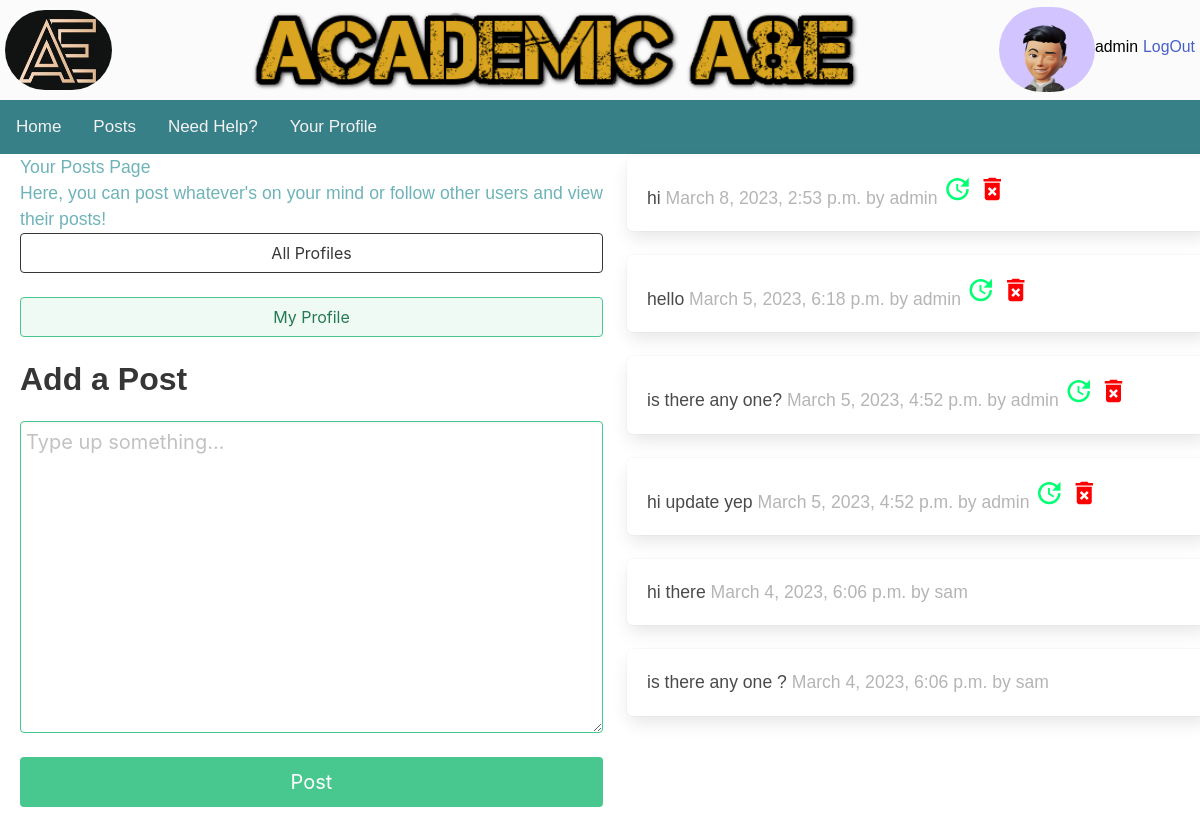
The app's page /posts/ (signed in) with its own data.
### user_profiles/models.py (models this page shows, shortened)
class Profile2(models.Model):
    user = models.OneToOneField(User, on_delete=models.CASCADE)
    avatar = models.ImageField(default='default.jpg', upload_to='profile_images')
    firstname = models.CharField(max_length=100)
    lastname = models.CharField(max_length=100)
    year_group = models.CharField(max_length=10, choices=YEAR_CHOICES)
    subject1 = models.ForeignKey(Subjects, blank=True, null=True, on_delete=models.CASCADE,related_name='subject1')
    subject2 = models.ForeignKey(Subjects, blank=True, null=True, on_delete=models.CASCADE,related_name='subject2')
    subject3 = models.ForeignKey(Subjects, blank=True, null=True, on_delete=models.CASCADE,related_name='subject3')
    subject4 = models.ForeignKey(Subjects, blank=True, null=True, on_delete=models.CASCADE,related_name='subject4')

### posts/models.py (models this page shows, shortened)
class Text_Post(models.Model):
    user = models.ForeignKey(
        User, related_name="posts", on_delete=models.DO_NOTHING
    )
    body = models.CharField(max_length=150)
    created_at = models.DateTimeField(auto_now_add=True)
    updated_at= models.DateTimeField(auto_now_add=True)

### posts/views.py (the view)
# urls.py: path("", mainscreen, name="mainscreen"),
@login_required(login_url=reverse_lazy('login'))
def mainscreen(request):
    user_id=request.user.id
    form = PostForm(request.POST or None)
    if request.method == "POST":
        if form.is_valid():
            post = form.save(commit=False)
            post.user = request.user
            post.save()
            return redirect("posts:mainscreen")
    followed_posts = Text_Post.objects.filter(
        user__posts_profile__in=request.user.posts_profile.follows.all()
    ).order_by("-updated_at")
    return render(request, "posts/mainscreen.html", {"form": form, "posts": followed_posts,"user_id":user_id},
    )

### posts/forms.py (shortened to what this page needs)
class PostForm(forms.ModelForm):
    body = forms.CharField(required=True,
    widget=forms.widgets.Textarea(
            attrs={
                "placeholder": "Type up something...",
                "class": "textarea is-success is-medium",
            }
        ),
        label="",
    )
    class Meta:
        model = Text_Post
        exclude = ("user", )

### posts/templates/posts/mainscreen.html (shortened to what this page needs)
{% extends "base.html" %}
{% block content %}
<div class="columns">
    <div class="column is-half">
        <section>
            <h1>Your Posts Page</h1>
            <p>Here, you can post whatever's on your mind or follow other users and view their posts!</p>
        </section>
        <div class="block">
            <a href="{% url 'posts:profile_list' %} ">
                <button class="button is-dark is-outlined is-fullwidth">
                    All Profiles
                </button>
            </a>
        </div>
        <div class="block">
            <a href="{% url 'posts:profile' request.user.posts_profile.id %} ">
                <button class="button is-success is-light is-outlined is-fullwidth">
                    My Profile
                </button>
            </a>
        </div>
        <div class="block">
            <div class="block">
                <h2 class="title is-3">Add a Post</p>
            </div>
            <div class="block">
                <form method="post">
                    {{ form.as_p }}
                    <button class="button is-success is-fullwidth is-medium mt-5"
                        type="submit">Post
                    </button>
                </form>
            </div>
        </div>
    </div>
    <div class="column is-half">
        {% for post in posts %}
                <div class="box">
                    {{ post.body }}
                    <span class="is-small has-text-grey-light">
                        {{ post.updated_at }} by {{ post.user.username }}
                    </span>
                    {% if post.user_id == user_id %}
                    <a href='/posts/update_post/{{post.id}}'><i class="material-icons" style="font-size:30px;color:rgb(0, 255, 115)">update</i> </a>
                    <a href='/posts/delete_post/{{post.id}}'> <i class="material-icons" style="font-size:30px;color:red">delete_forever</i></a>
                    {% endif %}
                </div>
        {% endfor %}
    </div>
</div>
{% endblock content %}

### nea_site/templates/base.html (shortened to what this page needs)
{% load static %}
<!DOCTYPE html>
<html>
<head>
<link href ="{% static 'main.css' %}" rel ="stylesheet" type = "text/css">
<link rel="stylesheet" type="text/css" href="{% static 'cal/css/styles.css' %}">
<link rel="stylesheet" type="text/css" href="https://cdn.datatables.net/1.13.1/css/jquery.dataTables.min.css">
<link rel="stylesheet" href="https://cdnjs.cloudflare.com/ajax/libs/Chart.js/2.8.0/Chart.min.css" />
<link rel="stylesheet" href="https://cdn.jsdelivr.net/npm/bulma@0.9.3/css/bulma.min.css">
</head>
<body>
<div class ="wrapper">
    <div class="header">
        <div class="header-logo"><img class="header-logo-image" src="{% static 'logo.jpg' %}" alt=""/></div>
        <div class="header-top-banner"><img class="top-banner-image" src="{% static 'top_banner.png' %}" width="700" height="150" title="I'm the top banner" alt=""/></div>
        <div class="user-login-status">
            {% if user.is_authenticated %}
            <img class="user-profile-image" src="{{ user.profile2.avatar.url }} "/>
            <div class="user-name">  <h1>{{ user.username }} </h1></div>
            <div class="user-logout-url"><a href="{% url 'logout' %}?next=/">LogOut</a></div>
            {% endif %}
        </div>
    </div>
    <div id="topnavbar">
        <a class="nav-link" href="{% url 'homepage' %}">Home</a>
        <a class="nav-link" href="{% url 'posts:mainscreen' %} ">Posts</a>
        <a class="nav-link" href="/need_help">Need Help?</a>
        <a class="nav-link" href="/user_profiles/profile/">Your Profile</a>
    </div>
    <div id="main">
        {% block content %}
        {% endblock content %}
    </div>
</div>
</body>
</html>

### nea_site/static/main.css (style rules this page uses)
.wrapper { background-color: currentColor; font-family: 'Avenir', Helvetica, sans-serif; font-size: 1.1em; text-align: justify; color: #fbfbfb; margin-top: 0px; margin-left: auto; margin-right: auto; width: auto; }
.header { display:flex }
.header-logo { display:flex; height: 100px; vertical-align: top; margin-left: 5px; }
.header-logo-image { width: 120px; height: 80px; border-radius: 130px; margin-top: 10px; }
.user-profile-image { width: 120px; height: 85px; border-radius: 150px; vertical-align: top; margin-top: 7px; }
.header-top-banner { display: flex; width: auto; height: 100px; vertical-align: top; align-content: center; margin-right: 130px; margin-left: 130px; }
.top-banner-image { height: 100px; }
.user-login-status { color: #353942; display: flex; width: auto; }
.user-name { display: flex; text-align: center; font-size: 0.9em; margin-top: 5px; margin-right: 5px; padding-top: 30px; padding-bottom: 10px; clear: both; color: black; }
.user-logout-url { display: flex; text-align: center; font-size: 0.9em; margin-top: 5px; margin-right: 5px; padding-top: 30px; padding-bottom: 10px; clear: both; color: black; }
#topnavbar { background-color: #388087; overflow: hidden; }
#topnavbar a { float: left; color: #f2f2f2; text-align: center; padding: 14px 16px; text-decoration: none; font-size: 17px; }
#main { width: 100%; float: left; margin-left: 20px; margin-right: 10px; padding-right: 10px; color: #6FB3B8; }
input, textarea { width: 100%; padding: 5px!important; -webkit-box-sizing: border-box; -moz-box-sizing: border-box; border-radius: 3px; border-style: solid; border-width: 1px; border-color: rgb(169, 169, 169); }

### records on screen
Text_Post: body "hi", updated_at "March 8, 2023, 2:53 p.m.", user.username "admin"
Text_Post: body "hello", updated_at "March 5, 2023, 6:18 p.m.", user.username "admin"
Text_Post: body "is there any one?", updated_at "March 5, 2023, 4:52 p.m.", user.username "admin"
Text_Post: body "hi update yep", updated_at "March 5, 2023, 4:52 p.m.", user.username "admin"
Text_Post: body "hi there", updated_at "March 4, 2023, 6:06 p.m.", user.username "sam"
Text_Post: body "is there any one ?", updated_at "March 4, 2023, 6:06 p.m.", user.username "sam"

### other values on screen
{{ user.username }} "admin"
